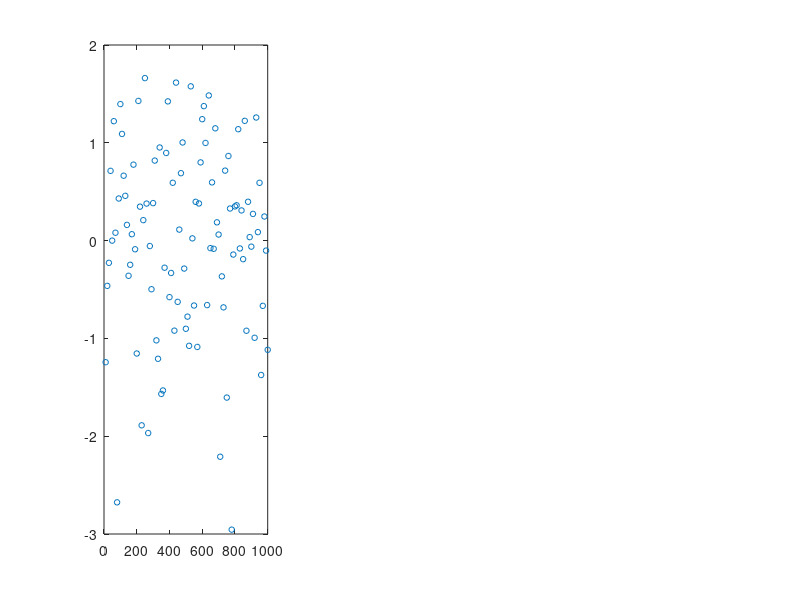

MATLAB code to generate this figure: (Note: this script raises an error after producing the figure.)
%% Lesson 4 - Chi-square: do the data agree with our error model?
%
% Every error bar so far came from C_d, the noise we SAID the data has.
% On real data there is one survey and no Monte Carlo. Can C_d be checked
% from the data alone?
%
% Yes: if sample i has sigma_i, its residual should be about sigma_i, so
% the average of (r_i/sigma_i)^2 should be about 1. That average is the
% REDUCED CHI-SQUARE. fabricGLS and traveltimeFabricML report it as
% out.chi2_dof, and fabricGLS uses it to widen its error bars.

clear; close all; rng(4);

%% 1. The reduced chi-square
% Lesson 2's setup: phase vs depth with a sigma per sample.
g = 0.3001;
z = (10:10:1000)';
N = numel(z);
m_true = [0.4; 0.05];
G = [ones(N,1), g*z];
P = size(G, 2);                      % number of unknowns

sd_true = 0.1 + 0.4*(z/1000);        % the noise the data really has
d = G*m_true + sd_true .* randn(N,1);

w  = 1 ./ sd_true.^2;
m  = (G' * (w.*G)) \ (G' * (w.*d));
r  = d - G*m;
chi2 = sum(w .* r.^2)                % sum of (r_i / sigma_i)^2
dof  = N - P                         % degrees of freedom
chi2_dof = chi2 / dof                % should be near 1

% N - P, not N: fitting P unknowns absorbs some noise, so the residuals
% are slightly smaller than the noise. With a prior (lesson 5) the count
% becomes N minus the sum of the resolution diagonal, as in fabricGLS.

%% 2. Three scenarios
% (i)   the right sigma
% (ii)  sigma believed HALF its true size
% (iii) right sigma, wrong MODEL: the fabric strengthens with depth, so the
%       phase curves, and we still fit a line
d_curved = G*m_true + g*0.03*(z.^2/1000) + sd_true .* randn(N,1);

scen = {'(i) right sigma',  sd_true,   d;
        '(ii) sigma too small', sd_true/2, d;
        '(iii) model too simple', sd_true, d_curved};

figure('Name', 'Lesson 4a', 'Position', [100 100 1200 360]);
for s = 1:3
  sd_believed = scen{s,2};
  ds = scen{s,3};
  ws = 1 ./ sd_believed.^2;
  ms = (G' * (ws.*G)) \ (G' * (ws.*ds));
  rs = ds - G*ms;
  c2 = sum(ws .* rs.^2) / (N - P);
  fprintf('%-24s chi2/dof = %6.2f\n', scen{s,1}, c2);

  subplot(1,3,s);
  plot(z, rs ./ sd_believed, 'o', 'MarkerSize', 4); hold on;
  yline([-1 1], '--', 'Color', [0.4 0.4 0.4]); yline(0, 'Color', [0.4 0.4 0.4]);
  ylim([-8 8]); grid on;
  xlabel('depth [m]'); ylabel('r_i / \sigma_i');
  title(sprintf('%s: \\chi^2/dof = %.1f', scen{s,1}, c2));
end
% (ii): residuals too big everywhere. (iii): a pattern, a smile. chi2/dof
% cannot tell them apart; the residual plot can. Always look at both.

%% 3. What fabricGLS does with it: widen, never shrink
% If chi2/dof = 4 the residuals are twice what C_d claims, so multiply every
% error bar by sqrt(chi2/dof). From fabricGLS:
%
%     sig = sig * sqrt(max(chi2_dof, 1));
%
% max(..., 1): a better-than-expected fit does not earn tighter error bars.
% On a nonlinear problem it more often means a local minimum.
R = 3000;
for s = 2:3
  sd_believed = scen{s,2};
  ws = 1 ./ sd_believed.^2;
  C_M = inv(G' * (ws.*G));
  est = zeros(R,1); scaled = zeros(R,1);
  for k = 1:R
    if s == 2, dk = G*m_true + sd_true .* randn(N,1);
    else,      dk = G*m_true + g*0.03*(z.^2/1000) + sd_true .* randn(N,1); end
    mk = (G' * (ws.*G)) \ (G' * (ws.*dk));
    c2 = sum(ws .* (dk - G*mk).^2) / (N - P);
    est(k) = mk(2);
    scaled(k) = sqrt(C_M(2,2)) * sqrt(max(c2, 1));
  end
  fprintf('\n%s\n', scen{s,1});
  fprintf('  raw claimed sigma %.5f | scaled %.5f | measured scatter %.5f\n', ...
    sqrt(C_M(2,2)), median(scaled), std(est));
  fprintf('  mean estimate %.4f vs truth %.4f  (bias %.4f)\n', ...
    mean(est), m_true(2), mean(est) - m_true(2));
end

%% TAKEAWAYS
% - chi2/dof near 1: C_d and the model agree with the data. Far above 1:
%   C_d is too small or the model is missing something. Plot r./sigma.
% - Scaling fixes (ii). In (iii) it widens the error bar but cannot remove
%   the bias: no error bar fixes a wrong model. That is why fabricGLS lets
%   theta vary with depth instead of forcing it constant (lesson 7).
%
%% TRY THIS
% 1. Set sd_believed = 2*sd_true. What is chi2/dof? Should the error bars
%    shrink?
% 2. Add a column g*z.^2 to G in scenario (iii). What happens to chi2/dof
%    and the bias?
